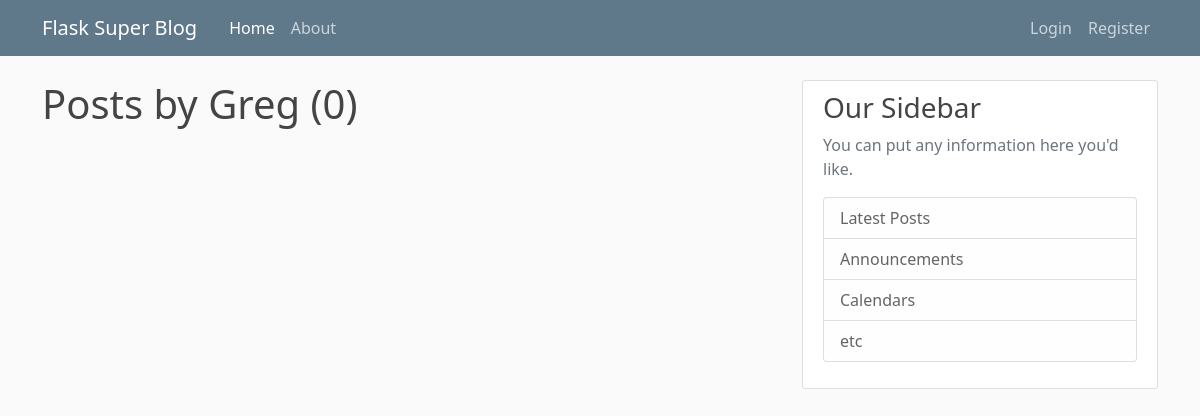
The page /user/Greg on the database as committed earlier.
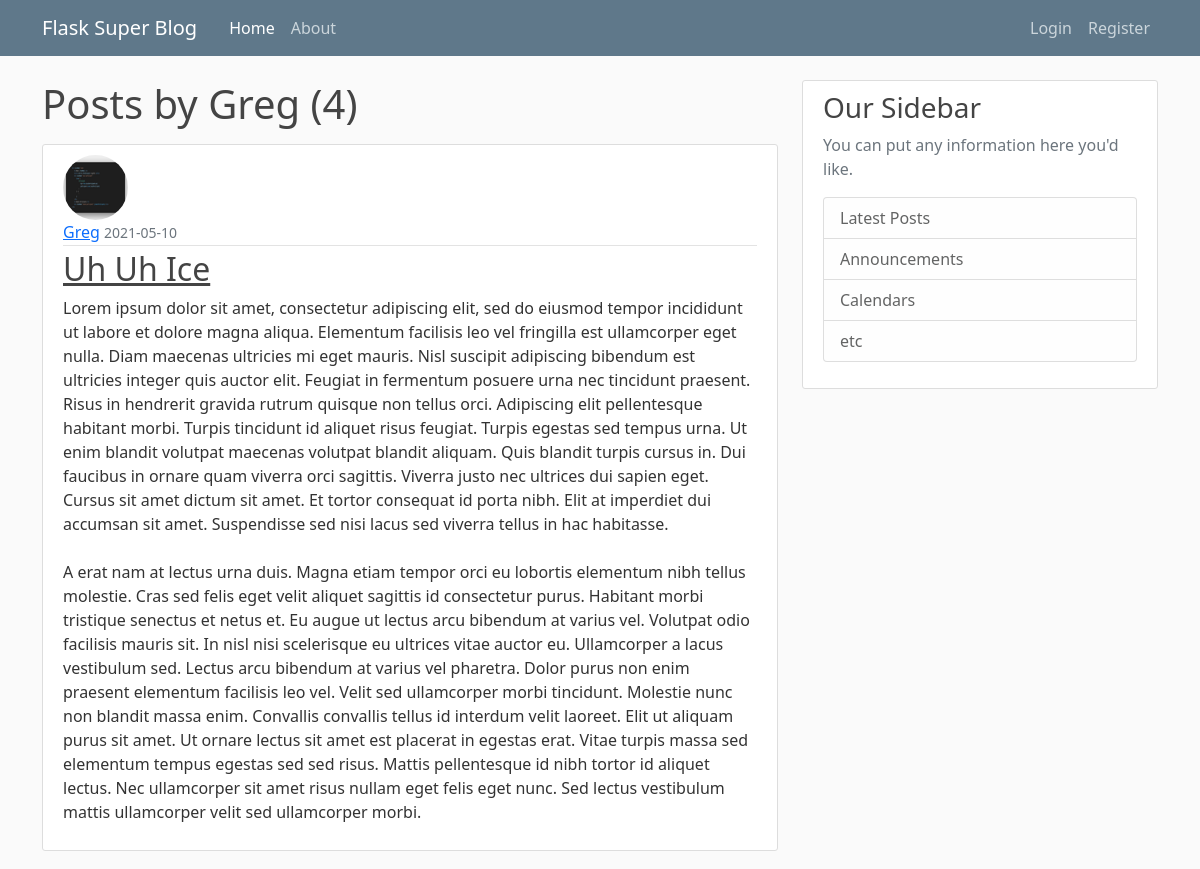
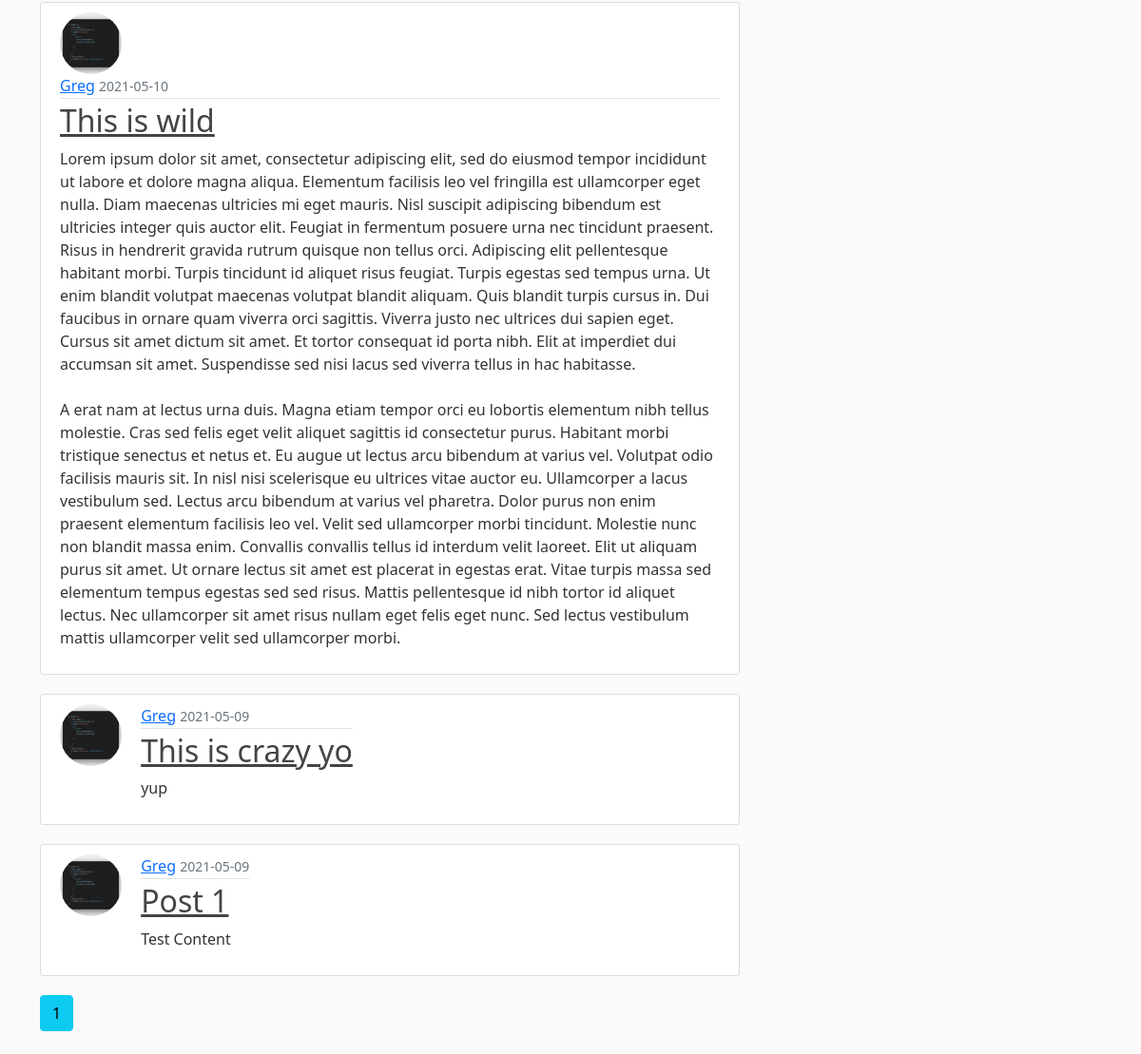
The same page on the database as committed later (2 pictures, top to bottom).
### flaskblog/models.py (models this page shows, shortened)
class User(db.Model, UserMixin):
    id = db.Column(db.Integer, primary_key=True)
    username = db.Column(db.String(20), unique=True, nullable=False)
    email = db.Column(db.String(120), unique=True, nullable=False)
    image_file = db.Column(db.String(20), nullable=False, default='default.jpg')
    password = db.Column(db.String(60), nullable=False)
    posts = db.relationship('Post', backref='author', lazy=True)

class Post(db.Model):
    id = db.Column(db.Integer, primary_key=True)
    title = db.Column(db.String(100), nullable=False)
    date_posted = db.Column(db.DateTime, nullable=False, default=datetime.utcnow)
    content = db.Column(db.Text, nullable=False)
    user_id = db.Column(db.Integer, db.ForeignKey('user.id'), nullable=False)

### flaskblog/users/routes.py (the view)
@users.route("/user/<string:username>")
def user_posts(username):
    page = request.args.get('page', 1, type=int)
    user = User.query.filter_by(username=username).first_or_404()
    posts = Post.query.filter_by(author=user).order_by(Post.date_posted.desc()).paginate(page=page, per_page=5)
    return render_template('user_posts.html.j2', posts=posts, user=user)

### flaskblog/templates/user_posts.html.j2
{% extends 'layout.html.j2' %}
{% block content %}
    <h1 class="mb-3">Posts by {{ user.username }} ({{ posts.total }})</h1>
    {% for post in posts.items %}
        <article class="media content-section">
            <img class="rounded-circle article-img" src="{{ url_for('static', filename='profile_pics/' + post.author.image_file) }}" alt="Profile Picture">
            <div class="media-body article-home-page">
                <div class="article-metadata">
                    <a class="mr-2" href="{{ url_for('users.user_posts', username=post.author.username) }}">{{ post.author.username }}</a>
                    <small class="text-muted">{{ post.date_posted.strftime('%Y-%m-%d') }}</small>
                </div>
                <h2><a class="article-title" href="{{ url_for('posts.post', post_id=post.id) }}">{{ post.title }}</a></h2>
                <p class="article-content">{{ post.content }}</p>
            </div>
        </article>
    {% endfor %}
    {% for page_num in posts.iter_pages(left_edge=1, right_edge=1, left_current=1, right_current=2) %}
        {% if page_num %}
            {% if posts.page == page_num %}
                <a class="btn btn-info mb-4" href="{{ url_for('users.user_posts', username=user.username, page=page_num) }}">{{ page_num }}</a>
            {% else %}
                <a class="btn btn-outline-info mb-4" href="{{ url_for('users.user_posts', username=user.username, page=page_num) }}">{{ page_num }}</a>
            {% endif %}
        {% else %}
            ...
        {% endif %}
    {% endfor %}
{% endblock content %}

### flaskblog/templates/layout.html.j2 (shortened to what this page needs)
<!DOCTYPE html>
<html lang="en">
	<head>
		<link href="https://cdn.jsdelivr.net/npm/bootstrap@5.0.0-beta3/dist/css/bootstrap.min.css" rel="stylesheet">
		<link rel="stylesheet" href="{{ url_for('static', filename= 'main.css') }}">
	</head>
	<body>
		<header class="site-header">
			<div class="container">
				<nav class="navbar navbar-expand-md navbar-dark bg-steel fixed-top">
					<div class="container">
						<a href="{{ url_for('main.home') }}" class="navbar-brand  me-4">Flask Super Blog</a>
						<div class="collapse navbar-collapse" id="navbarToggle">
							<div class="navbar-nav me-auto">
								<a href="{{ url_for('main.home') }}" class="nav-item nav-link active">Home</a>
								<a href="{{ url_for('main.about') }}" class="nav-item nav-link">About</a>
							</div>
							<div class="navbar-nav">
								{% if current_user.is_authenticated	%}
									<a href="{{ url_for('posts.new_post') }}" class="nav-item nav-link">New Post</a>
									<a href="{{ url_for('users.account') }}" class="nav-item nav-link">Account</a>
									<a href="{{ url_for('users.logout') }}" class="nav-item nav-link">Logout</a>
								{% else %}
									<a href="{{ url_for('users.login') }}" class="nav-item nav-link">Login</a>
									<a href="{{ url_for('users.register') }}" class="nav-item nav-link">Register</a>
								{% endif %}
							</div>
						</div>
					</div>
				</nav>
			</div>
		</header>
		<main role="main" class="container">
			<div class="row">
				<div class="col-md-8">
					{% block content %}{% endblock %}
				</div>
				<div class="col-md-4">
				<div class="content-section">
					<h3>Our Sidebar</h3>
					<p class='text-muted'>You can put any information here you'd like.
					<ul class="list-group">
						<li class="list-group-item list-group-item-light">Latest Posts</li>
						<li class="list-group-item list-group-item-light">Announcements</li>
						<li class="list-group-item list-group-item-light">Calendars</li>
						<li class="list-group-item list-group-item-light">etc</li>
					</ul>
					</p>
				</div>
				</div>
			</div>
		</main>
	</body>
</html>

### flaskblog/static/main.css (style rules this page uses)
body { background: #fafafa; color: #333333; margin-top: 5rem; }
h1, h2, h3, h4, h5, h6 { color: #444444; }
.bg-steel { background-color: #5f788a; }
.site-header .navbar-nav .nav-link { color: #cbd5db; }
.site-header .navbar-nav .nav-link.active { font-weight: 500; }
.content-section { background: #ffffff; padding: 10px 20px; border: 1px solid #dddddd; border-radius: 3px; margin-bottom: 20px; }
.article-title { color: #444444; }
.article-content { white-space: pre-line; }
.article-img { height: 65px; width: 65px; margin-right: 16px; display: inline; vertical-align: top; }
.article-metadata { padding-bottom: 1px; margin-bottom: 4px; border-bottom: 1px solid #e3e3e3; }
.article-home-page { display: inline-block; }

Rows that differ between the two databases and show on the page:
added Post: image_file (picture), author.username "Greg", date_posted "2021-05-10", title "Uh Uh Ice", content "Lorem ipsum dolor sit amet, consectetur adipiscing elit, sed do eiusmod tempor incididunt ut labore et dolore magna aliqua. Elementum facilisis leo vel fringilla est ullamcorper eget nulla. Diam maecenas ultricies mi eget mauris. Nisl suscipit adipiscing bibendum est ultricies integer quis auctor elit. Feugiat in fermentum posuere urna nec tincidunt praesent. Risus in hendrerit gravida rutrum quisque non tellus orci. Adipiscing elit pellentesque habitant morbi. Turpis tincidunt id aliquet risus feugiat. Turpis egestas sed tempus urna. Ut enim blandit volutpat maecenas volutpat blandit aliquam. Quis blandit turpis cursus in. Dui faucibus in ornare quam viverra orci sagittis. Viverra justo…"
added Post: image_file (picture), author.username "Greg", date_posted "2021-05-10", title "This is wild", content "Lorem ipsum dolor sit amet, consectetur adipiscing elit, sed do eiusmod tempor incididunt ut labore et dolore magna aliqua. Elementum facilisis leo vel fringilla est ullamcorper eget nulla. Diam maecenas ultricies mi eget mauris. Nisl suscipit adipiscing bibendum est ultricies integer quis auctor elit. Feugiat in fermentum posuere urna nec tincidunt praesent. Risus in hendrerit gravida rutrum quisque non tellus orci. Adipiscing elit pellentesque habitant morbi. Turpis tincidunt id aliquet risus feugiat. Turpis egestas sed tempus urna. Ut enim blandit volutpat maecenas volutpat blandit aliquam. Quis blandit turpis cursus in. Dui faucibus in ornare quam viverra orci sagittis. Viverra justo…"
added Post: image_file (picture), author.username "Greg", date_posted "2021-05-09", title "This is crazy yo", content "yup"
added Post: image_file (picture), author.username "Greg", date_posted "2021-05-09", title "Post 1", content "Test Content"
Other text that changed with them:
{{ posts.total }}: "0" → "4"
new list line: "1"
